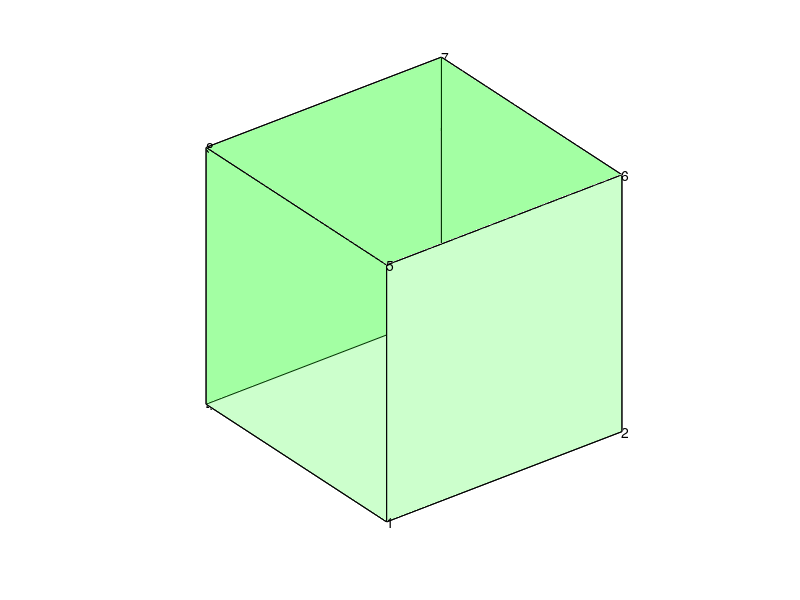

Write MATLAB code to recreate this figure.
% 绘制多面体函数
vertices=[0 0 0; 1 0 0; 1 1 0; 0 1 0; 0 0 1; 1 0 1; 1 1 1; 0 1 1];
faces=[1 2 6 5;2 3 7 6;3 4 8 7;4 1 5 8;1 2 3 4;5 6 7 8 ];
for i = 1 : 6
    h = patch(vertices(faces(i,:),1),vertices(faces(i,:),2),vertices(faces(i,:),3),'g');
    set(h,'facealpha',0.2);
end
axis equal
for i = 1 : 8
    text(vertices(i,1),vertices(i,2),vertices(i,3),num2str(i));
end
axis off
view(3);
